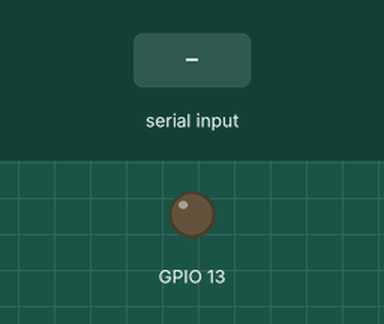
Bench run of a sketch on a simulated ESP32. On the bench: output pins drawn as LEDs (lit = HIGH). The test bench sets the inputs (shaded band). Nothing arrives over Bluetooth unless stated.

Above: at 1.3 s.
1.4 s: "G" received over the second serial link
At 1.7 s:
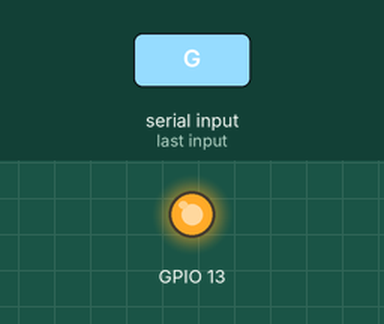
Timing chart, 0 to 4.4 s (numbered marks = the images above; inputs shaded):
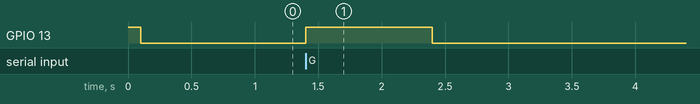

Measured:
- after the input at 1.4 s, GPIO 13: LOW → HIGH at once, → LOW 1.0 s later

The sketch:

BluetoothESP32.ino
```cpp
#include "BluetoothSerial.h"
int leitura;
BluetoothSerial SerialBT;

void setup() {
  Serial.begin(9600);
  SerialBT.begin("FV");
  pinMode(13, OUTPUT);

    digitalWrite(13, HIGH);
    delay(100);
    digitalWrite(13, LOW);
}

void loop() {
  if (Serial.available()) {
    SerialBT.write(Serial.read());
  }
  if (SerialBT.available()) {
    leitura = SerialBT.read();
  if(leitura == 'G'){
    digitalWrite(13, HIGH);
    delay(1000);
    digitalWrite(13, LOW);
  }
 }
}
```
